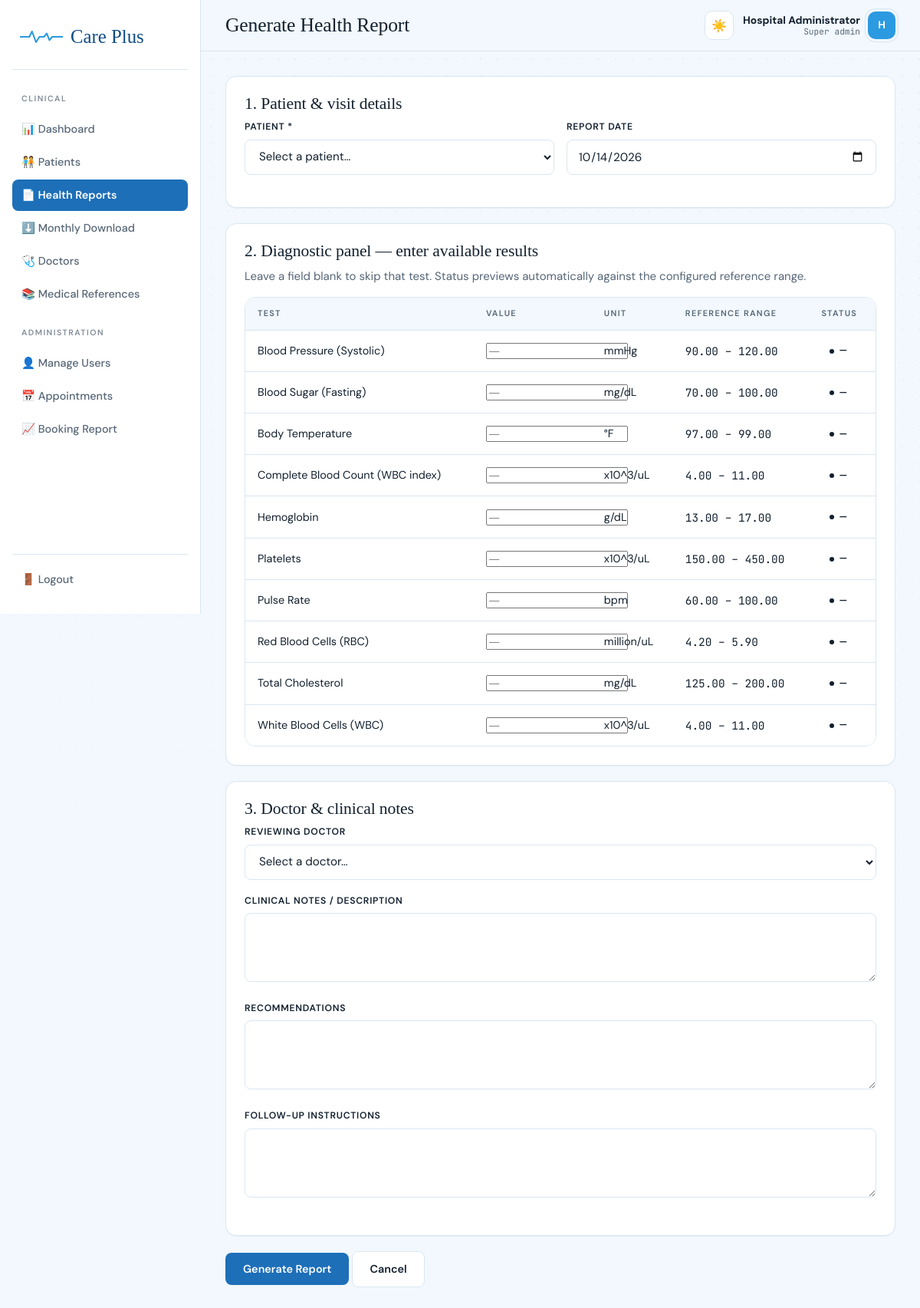
The app's page /admin/generate_report.php (signed in) with its own data.
### tables this page shows
CREATE TABLE medical_references (
    reference_id   INT AUTO_INCREMENT PRIMARY KEY,
    test_key       VARCHAR(50) NOT NULL UNIQUE,    
    test_name      VARCHAR(100) NOT NULL,
    unit           VARCHAR(20) NOT NULL,
    low_value      DECIMAL(10,2) NOT NULL,
    high_value     DECIMAL(10,2) NOT NULL,
    interpretation TEXT,                           
    updated_at     TIMESTAMP DEFAULT CURRENT_TIMESTAMP ON UPDATE CURRENT_TIMESTAMP
);

### includes/functions.php (called while the page is built, shortened)
<?php
function e($value) {
    return htmlspecialchars($value ?? '', ENT_QUOTES, 'UTF-8');
}

### admin/generate_report.php (the view, shortened to what this page needs)
<?php
require_once __DIR__ . '/../config/config.php';
$pageTitle = 'Generate Health Report';
$refs     = $pdo->query("SELECT * FROM medical_references ORDER BY test_name")->fetchAll();
$old = [];
require __DIR__ . '/../includes/header_admin.php';
?>
<form method="post" novalidate>
  <div class="card" style="margin-bottom:20px;">
    <h3 style="margin-top:0;">1. Patient &amp; visit details</h3>
    <div class="field-row">
      <div class="field">
        <label>Patient *</label>
        <select name="patient_id" required>
          <option value="">Select a patient…</option>
        </select>
      </div>
      <div class="field">
        <label>Report date</label>
        <input type="date" name="report_date" value="<?= e($old['report_date'] ?? date('Y-m-d')) ?>">
      </div>
    </div>
  </div>
  <div class="card" style="margin-bottom:20px;">
    <h3 style="margin-top:0;">2. Diagnostic panel — enter available results</h3>
    <p class="hint">Leave a field blank to skip that test. Status previews automatically against the configured reference range.</p>
    <div class="table-wrap">
      <table class="data-table">
        <thead><tr><th>Test</th><th>Value</th><th>Unit</th><th>Reference range</th><th>Status</th></tr></thead>
        <tbody>
        <?php foreach ($refs as $ref): $key = $ref['test_key']; ?>
          <tr>
            <td><?= e($ref['test_name']) ?></td>
            <td style="max-width:140px;">
              <input type="number" step="0.01" name="test[<?= e($key) ?>]"
                     value="<?= e($old['test'][$key] ?? '') ?>"
                     data-test-input data-test-key="<?= e($key) ?>"
                     data-low="<?= e($ref['low_value']) ?>" data-high="<?= e($ref['high_value']) ?>"
                     placeholder="—">
            </td>
            <td class="hint"><?= e($ref['unit']) ?></td>
            <td class="mono hint"><?= e($ref['low_value']) ?> – <?= e($ref['high_value']) ?></td>
            <td><span id="status-<?= e($key) ?>" class="pill">—</span></td>
          </tr>
        <?php endforeach; ?>
        </tbody>
      </table>
    </div>
  </div>
  <div class="card" style="margin-bottom:20px;">
    <h3 style="margin-top:0;">3. Doctor &amp; clinical notes</h3>
    <div class="field">
      <label>Reviewing doctor</label>
      <select name="doctor_id">
        <option value="">Select a doctor…</option>
      </select>
    </div>
    <div class="field"><label>Clinical notes / description</label><textarea name="doctor_notes"><?= e($old['doctor_notes'] ?? '') ?></textarea></div>
    <div class="field"><label>Recommendations</label><textarea name="recommendations"><?= e($old['recommendations'] ?? '') ?></textarea></div>
    <div class="field"><label>Follow-up instructions</label><textarea name="follow_up"><?= e($old['follow_up'] ?? '') ?></textarea></div>
  </div>
  <button type="submit" class="btn btn-primary">Generate Report</button>
  <a href="reports.php" class="btn btn-outline">Cancel</a>
</form>
<?php require __DIR__ . '/../includes/footer.php'; ?>

### includes/header_admin.php (shortened to what this page needs)
<?php
$currentFile = basename($_SERVER['PHP_SELF']);
?>
<!DOCTYPE html>
<html lang="en">
<head>
<link rel="stylesheet" href="<?= BASE_URL ?>/assets/css/style.css">
</head>
<body>
<div class="app-shell">
  <aside class="sidebar">
    <div class="brand">
      <svg class="pulse-mini" viewBox="0 0 64 22" xmlns="http://www.w3.org/2000/svg">
        <path d="M0 11 H14 L18 3 L24 19 L29 11 H36 L40 6 L44 16 L48 11 H64" />
      </svg>
      <strong>Care Plus</strong>
    </div>
    <div class="section-label">Clinical</div>
    <nav>
      <a href="dashboard.php" class="<?= $currentFile === 'dashboard.php' ? 'active' : '' ?>">📊 Dashboard</a>
      <a href="patients.php" class="<?= in_array($currentFile, ['patients.php','add_patient.php','edit_patient.php','patient_view.php']) ? 'active' : '' ?>">🧑‍🤝‍🧑 Patients</a>
      <a href="reports.php" class="<?= in_array($currentFile, ['reports.php','generate_report.php','view_report.php']) ? 'active' : '' ?>">📄 Health Reports</a>
      <a href="reports.php#monthly-download">⬇️ Monthly Download</a>
      <a href="doctors.php" class="<?= in_array($currentFile, ['doctors.php','add_doctor.php','edit_doctor.php']) ? 'active' : '' ?>">🩺 Doctors</a>
      <a href="references.php" class="<?= $currentFile === 'references.php' ? 'active' : '' ?>">📚 Medical References</a>
    </nav>
    <div class="section-label">Administration</div>
    <nav>
      <a href="users.php" class="<?= $currentFile === 'users.php' ? 'active' : '' ?>">👤 Manage Users</a>
      <a href="appointments.php" class="<?= $currentFile === 'appointments.php' ? 'active' : '' ?>">📅 Appointments</a>
      <a href="booking_report.php" class="<?= $currentFile === 'booking_report.php' ? 'active' : '' ?>">📈 Booking Report</a>
    </nav>
    <nav class="logout-link">
      <a href="<?= BASE_URL ?>/auth/logout.php?role=admin" data-confirm="Log out of the admin dashboard?">🚪 Logout</a>
    </nav>
  </aside>
  <div>
    <header class="topbar">
      <div class="left-group">
        <h2><?= e($pageTitle ?? 'Dashboard') ?></h2>
      </div>
      <div class="topbar-actions">
        <button class="theme-toggle" id="themeToggle" type="button" aria-label="Switch light/dark theme" title="Switch theme"><span class="ti-sun">☀️</span><span class="ti-moon">🌙</span></button>
        <div class="user-chip">
                <span class="chip-text"><strong><?= e($_SESSION['admin_name'] ?? 'Admin') ?></strong><small><?= e(ucfirst(str_replace('_', ' ', $_SESSION['admin_role'] ?? 'staff'))) ?></small></span>
                <div class="avatar avatar-ring"><?= e(strtoupper(substr($_SESSION['admin_name'] ?? 'A', 0, 1))) ?></div>
              </div>
      </div>
    </header>
    <main class="content fade-in">

### includes/footer.php (shortened to what this page needs)
    </main>
  </div>
</div>
</body>
</html>

### records on screen
medical_references: test_name "Blood Pressure (Systolic)", unit "mmHg", low_value "90.00", high_value "120.00"
medical_references: test_name "Blood Sugar (Fasting)", unit "mg/dL", low_value "70.00", high_value "100.00"
medical_references: test_name "Body Temperature", unit "°F", low_value "97.00", high_value "99.00"
medical_references: test_name "Complete Blood Count (WBC index)", unit "x10^3/uL", low_value "4.00", high_value "11.00"
medical_references: test_name "Hemoglobin", unit "g/dL", low_value "13.00", high_value "17.00"
medical_references: test_name "Platelets", unit "x10^3/uL", low_value "150.00", high_value "450.00"
medical_references: test_name "Pulse Rate", unit "bpm", low_value "60.00", high_value "100.00"
medical_references: test_name "Red Blood Cells (RBC)", unit "million/uL", low_value "4.20", high_value "5.90"
medical_references: test_name "Total Cholesterol", unit "mg/dL", low_value "125.00", high_value "200.00"
medical_references: test_name "White Blood Cells (WBC)", unit "x10^3/uL", low_value "4.00", high_value "11.00"

### other values on screen
$pageTitle "Generate Health Report"
$_SESSION['admin_name'] "Hospital Administrator"
str_replace('_', ' ', $_SESSION['admin_role'] ?? 'staff') "Super admin"
substr($_SESSION['admin_name'] ?? 'A', 0, 1) "H"
